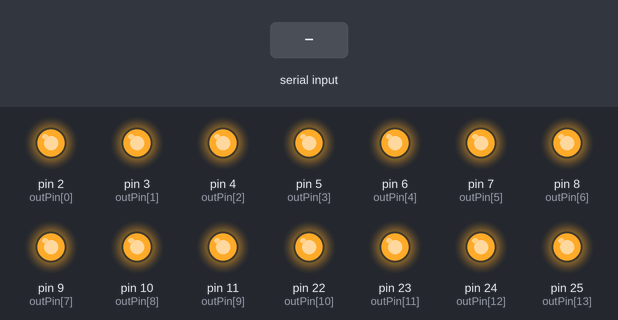
Bench run of a sketch on a simulated Arduino Mega 2560, built with avr-gcc and run on an emulated ATmega2560. Parts: output pins drawn as LEDs (lit = HIGH). Inputs (shaded band) come from the test bench. What the sketch prints to the serial monitor is not drawn.

Above: at 1.2 s.
1.3 s: byte 1 (1) received over Serial
At 1.9 s:
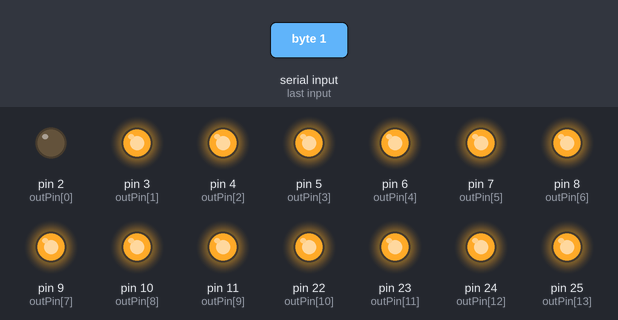
2.8 s: byte 1 (1) received over Serial
At 4.2 s:
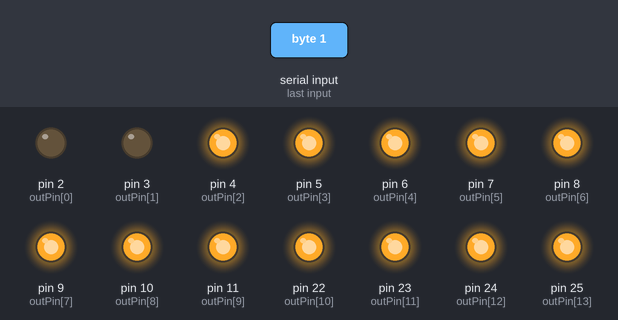
Timing chart, 0 to 5.8 s (numbered marks = the images above; inputs shaded):
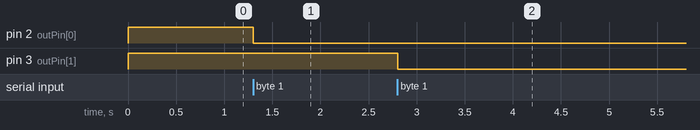

Measured:
- after the input at 1.3 s, pin 2 (outPin[0]): HIGH → LOW at once
- after the input at 2.8 s, pin 3 (outPin[1]): HIGH → LOW at once

The sketch:

MEGA_serial.ino
```cpp
// MEGA serial

int index = 0;

int outPin [] = { 2, 3, 4, 5, 6, 7, 8, 9,10,11,
                 22,23,24,25,26,27,28,29,30,31,
                 32,33,34,35,35,36,37,38,39,40,
                 41,42,43,44,45,46,47,48,49,50};

void setup()
{
  for (int i = 0; i<40; i++) {
    pinMode(outPin[i],OUTPUT);
  }

  Serial.begin(9600);
  Serial.println("hello world!");

  blackout();
}

void loop()
{
  delay(50);
}

void blackout() {
  for (int i = 0; i<40; i++) {
    digitalWrite(outPin[i],HIGH);
  }
}

void serialEvent() {
  while (Serial.available()) {
    int inByte = Serial.read();
    if (inByte == 2) {
      // start of transmission
      index = 0;
    }
    if (inByte == 0) {
      digitalWrite(outPin[index],HIGH);
      index++;
    }
    if (inByte == 1) {
      digitalWrite(outPin[index],LOW);
      index++;
    }
  }
}
```
